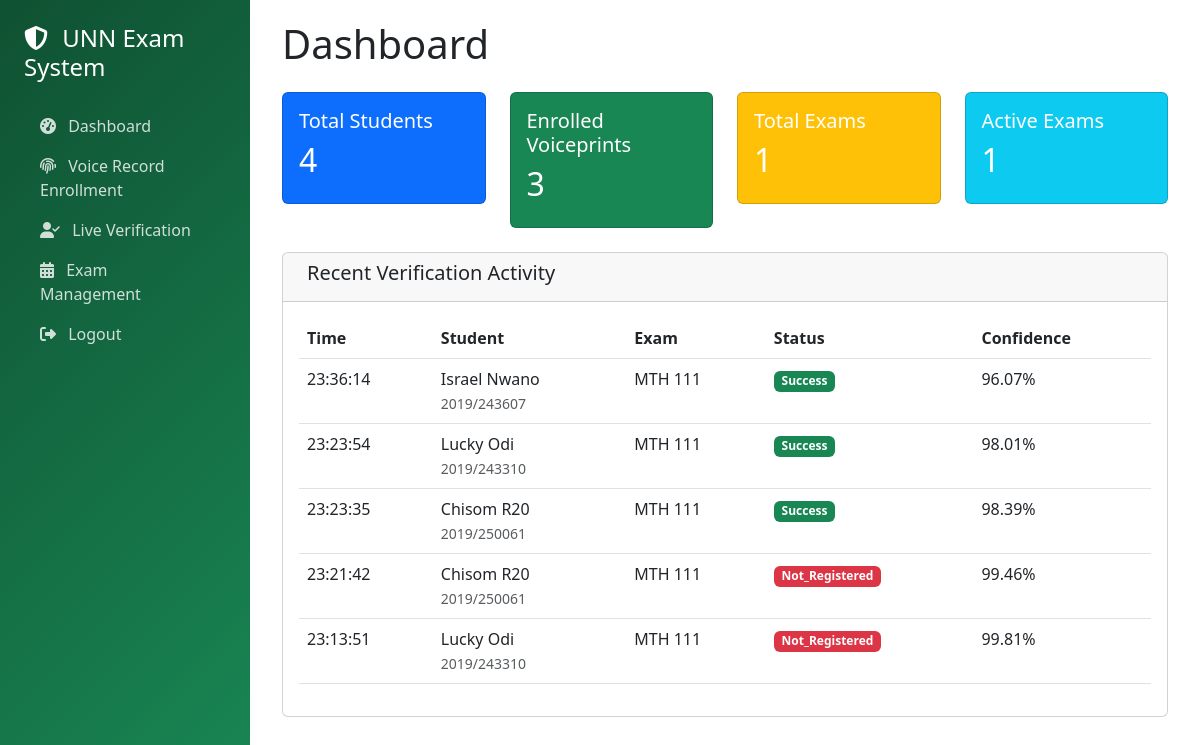
Page /dashboard (signed in) on the earlier database version.
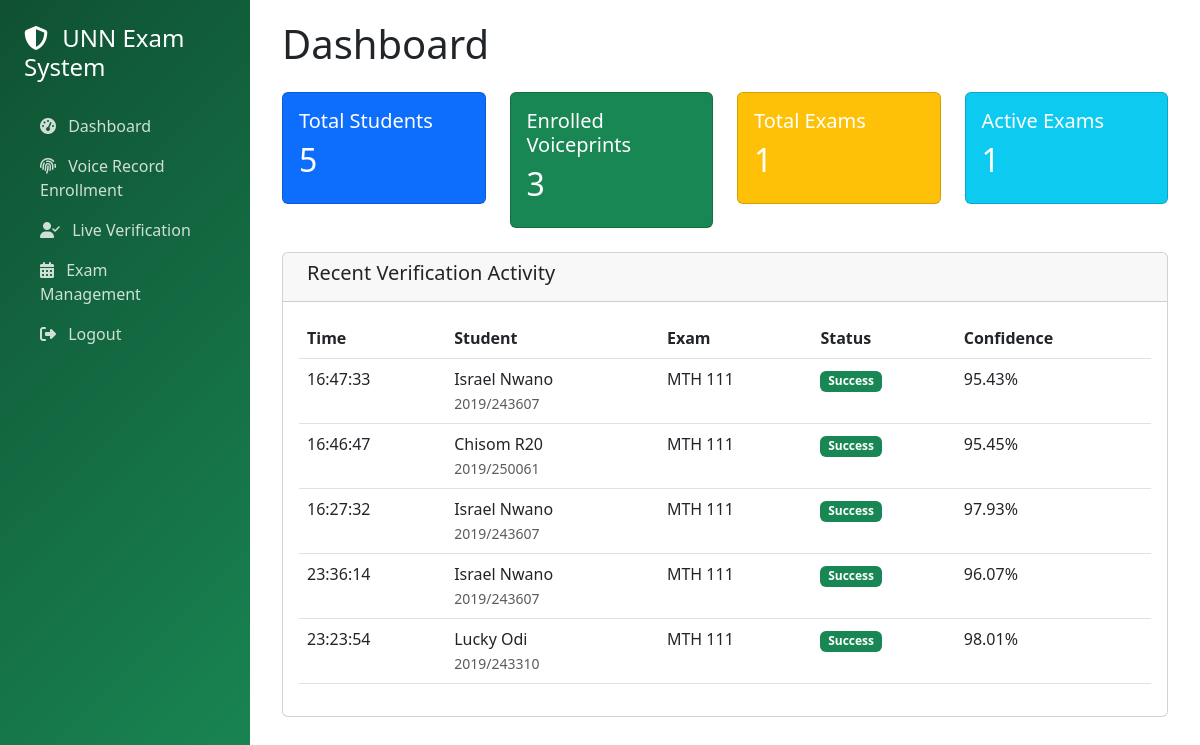
Same page on the later database version.
### app.py (models this page shows, shortened)
class VerificationAttempt(db.Model):
    __tablename__ = "verification_attempts"
    id: Mapped[int] = mapped_column(Integer, primary_key=True)
    exam_id: Mapped[int] = mapped_column(ForeignKey("exams.id"), nullable=False, index=True)
    student_id: Mapped[Optional[int]] = mapped_column(ForeignKey("students.id"), nullable=True, index=True)
    template_matched: Mapped[Optional[int]] = mapped_column(ForeignKey("voiceprint_templates.id"), index=True)
    verification_timestamp: Mapped[datetime] = mapped_column(DateTime, default=lambda: datetime.now(timezone.utc),
                                                             index=True)
    verification_status: Mapped[str] = mapped_column(String(20),
                                                     nullable=False)  # success, failed, duplicate, not_registered
    confidence_score: Mapped[Optional[Decimal]] = mapped_column(Numeric(5, 2))
    attempt_number: Mapped[int] = mapped_column(Integer, default=1)
    error_message: Mapped[Optional[str]] = mapped_column(Text)
    exam: Mapped["Exam"] = relationship(back_populates="verifications")
    student: Mapped[Optional["Student"]] = relationship()
    matched_template: Mapped[Optional["VoiceprintTemplate"]] = relationship(
        back_populates="verification_attempts"
    )

class Student(db.Model):
    __tablename__ = "students"
    id: Mapped[int] = mapped_column(Integer, primary_key=True)
    registration_number: Mapped[str] = mapped_column(String(20), unique=True, nullable=False, index=True)
    first_name: Mapped[str] = mapped_column(String(100), nullable=False)
    last_name: Mapped[str] = mapped_column(String(100), nullable=False)
    email: Mapped[Optional[str]] = mapped_column(String(255))
    department: Mapped[Optional[str]] = mapped_column(String(100))
    voiceprints: Mapped[List["VoiceprintTemplate"]] = relationship(
        back_populates="student",
        lazy="selectin",  # Changed from "select" for better performance
        cascade="all, delete-orphan"
    )
    registrations: Mapped[List["ExamRegistration"]] = relationship(
        back_populates="student",
        lazy="select"
    )

class Exam(db.Model):
    __tablename__ = "exams"
    id: Mapped[int] = mapped_column(Integer, primary_key=True)
    exam_code: Mapped[str] = mapped_column(String(20), nullable=False, unique=True, index=True)
    exam_title: Mapped[str] = mapped_column(String(255), nullable=False)
    exam_date: Mapped[date] = mapped_column(Date, nullable=False, index=True)
    start_time: Mapped[time] = mapped_column(Time, nullable=False)
    end_time: Mapped[Optional[time]] = mapped_column(Time)
    venue: Mapped[Optional[str]] = mapped_column(String(255))
    duration_minutes: Mapped[int] = mapped_column(Integer, default=180)
    status: Mapped[str] = mapped_column(String(20), default="scheduled",
                                        index=True)  # scheduled, active, completed, cancelled
    max_capacity: Mapped[Optional[int]] = mapped_column(Integer)
    created_at: Mapped[datetime] = mapped_column(DateTime, default=lambda: datetime.now(timezone.utc))
    updated_at: Mapped[datetime] = mapped_column(DateTime, default=lambda: datetime.now(timezone.utc),
                                                 onupdate=lambda: datetime.now(timezone.utc))
    registrations: Mapped[List["ExamRegistration"]] = relationship(
        back_populates="exam",
        lazy="select",
        cascade="all, delete-orphan"
    )
    verifications: Mapped[List["VerificationAttempt"]] = relationship(
        back_populates="exam",
        lazy="select",
        cascade="all, delete-orphan"
    )
    sessions: Mapped[List["VerificationSession"]] = relationship(
        back_populates="exam",
        cascade="all, delete-orphan"
    )
    attendance_records: Mapped[List["AttendanceRecord"]] = relationship(
        back_populates="exam",
        cascade="all, delete-orphan"
    )

### app.py (the view)
@app.route("/dashboard")
def dashboard():
    stats = {
        'total_students': db.session.execute(
            select(func.count()).select_from(Student)
        ).scalar(),
        'enrolled_fingerprints': db.session.execute(
            select(func.count(distinct(VoiceprintTemplate.student_id)))
        ).scalar(),
        'total_exams': db.session.execute(
            select(func.count()).select_from(Exam)
        ).scalar(),
        'active_exams': db.session.execute(
            select(func.count()).select_from(Exam).where(Exam.status == 'active')
        ).scalar()
    }
    stmt = select(
        VerificationAttempt,
        Student.registration_number,
        Student.first_name,
        Student.last_name,
        Exam.exam_code
    ).outerjoin(Student).join(Exam).order_by(
        VerificationAttempt.verification_timestamp.desc()
    ).limit(5)
    recent_verifications = db.session.execute(stmt).all()
    return render_template("dashboard.html",
                           stats=stats,
                           recent_verifications=recent_verifications,
                           current_user=current_user)

### app.py (called while the page is built)
@login_manager.user_loader
def load_user(user_id):
    return db.get_or_404(User, user_id)

### templates/dashboard.html (shortened to what this page needs)
{% extends "base.html" %}
{% block content %}
<div class="container-fluid">
    <h1 class="mb-4">Dashboard</h1>
     {% if current_user.id < 3 %}
    <div class="row mb-4">
        <div class="col-md-3">
            <div class="card bg-primary text-white">
                <div class="card-body">
                    <h5>Total Students</h5>
                    <h2>{{ stats.total_students }}</h2>
                </div>
            </div>
        </div>
        <div class="col-md-3">
            <div class="card bg-success text-white">
                <div class="card-body">
                    <h5>Enrolled Voiceprints</h5>
                    <h2>{{ stats.enrolled_fingerprints }}</h2>
                </div>
            </div>
        </div>
        <div class="col-md-3">
            <div class="card bg-warning text-white">
                <div class="card-body">
                    <h5>Total Exams</h5>
                    <h2>{{ stats.total_exams }}</h2>
                </div>
            </div>
        </div>
        <div class="col-md-3">
            <div class="card bg-info text-white">
                <div class="card-body">
                    <h5>Active Exams</h5>
                    <h2>{{ stats.active_exams }}</h2>
                </div>
            </div>
        </div>
    </div>
    {% else %}
    <p>Nothing for you</p>
    {% endif %}
    <div class="card">
        <div class="card-header">
            <h5>Recent Verification Activity</h5>
        </div>
        <div class="card-body">
            <div class="table-responsive">
                <table class="table table-hover">
                    <thead>
                        <tr>
                            <th>Time</th>
                            <th>Student</th>
                            <th>Exam</th>
                            <th>Status</th>
                            <th>Confidence</th>
                        </tr>
                    </thead>
                    <tbody>
                        {% for attempt, reg_no, first_name, last_name, exam_code in recent_verifications %}
                        <tr>
                            <td>{{ attempt.verification_timestamp.strftime('%H:%M:%S') }}</td>
                            <td>
                                {% if first_name %}
                                    {{ first_name }} {{ last_name }}<br>
                                    <small class="text-muted">{{ reg_no }}</small>
                                {% else %}
                                    Unknown
                                {% endif %}
                            </td>
                            <td>{{ exam_code }}</td>
                            <td>
                                <span class="badge bg-{{ 'success' if attempt.verification_status == 'success' else 'danger' }}">
                                    {{ attempt.verification_status.title() }}
                                </span>
                            </td>
                            <td>{{ attempt.confidence_score or 'N/A' }}%</td>
                        </tr>
                        {% else %}
                        <tr>
                            <td colspan="5" class="text-center text-muted">No recent activity</td>
                        </tr>
                        {% endfor %}
                    </tbody>
                </table>
            </div>
        </div>
    </div>
</div>
{% endblock %}

### templates/base.html (shortened to what this page needs)
<!DOCTYPE html>
<html lang="en">
<head>
    <link href="https://cdnjs.cloudflare.com/ajax/libs/bootstrap/5.3.0/css/bootstrap.min.css" rel="stylesheet">
    <link href="https://cdnjs.cloudflare.com/ajax/libs/font-awesome/6.4.0/css/all.min.css" rel="stylesheet">
</head>
<body>
    <nav class="sidebar">
        <div class="p-4">
            <h4 class="text-white mb-4">
                <i class="fas fa-shield-alt me-2"></i>
                UNN Exam System
            </h4>
            <ul class="nav flex-column">
                {% if current_user.id < 3 %}
                <li class="nav-item">
                    <a class="nav-link {% if request.endpoint == 'index' %}active{% endif %}" href="{{ url_for('dashboard') }}">
                        <i class="fas fa-tachometer-alt me-2"></i> Dashboard
                    </a>
                </li>
                <li class="nav-item">
                    <a class="nav-link {% if request.endpoint == 'enrollment' %}active{% endif %}" href="{{ url_for('enrollment') }}">
                        <i class="fas fa-fingerprint me-2"></i> Voice Record Enrollment
                    </a>
                </li>
                <li class="nav-item">
                    <a class="nav-link {% if request.endpoint == 'verification' %}active{% endif %}" href="{{ url_for('verification') }}">
                        <i class="fas fa-user-check me-2"></i> Live Verification
                    </a>
                </li>
                <li class="nav-item">
                    <a class="nav-link {% if request.endpoint == 'exam_management' %}active{% endif %}" href="{{ url_for('exam_management') }}">
                        <i class="fas fa-calendar-alt me-2"></i> Exam Management
                    </a>
                </li>
                {% else %}
                <li class="nav-item">
                    <a class="nav-link {% if request.endpoint == 'register_course' %}active{% endif %}" href="{{ url_for('course_registration') }}">
                        <i class="fas fa-file-import me-2"></i> Register Course
                    </a>
                </li>
                {% endif %}
                <li class="nav-item">
                    <a class="nav-link text-danger {% if request.endpoint == 'register_course' %}active{% endif %}" href="{{ url_for('logout') }}">
                        <i class="fas fa-sign-out-alt me-2"></i> Logout
                    </a>
                </li>
            </ul>
        </div>
    </nav>
    <main class="main-content">
        {% block content %}{% endblock %}
    </main>
</body>
</html>

### templates/base.html (style rules this page uses)
.sidebar { background: linear-gradient(135deg, #0f5132, var(--bs-success)); min-height: 100vh; position: fixed; top: 0; left: 0; width: 250px; z-index: 1000; }
.main-content { margin-left: 250px; padding: 20px; }
.nav-link { color: rgba(255, 255, 255, 0.8) !important; }

Differences in the rows shown:
no longer on this page (row unchanged): VerificationAttempt: verification_timestamp "23:23:35", first_name "Chisom", last_name "R20", registration_number "2019/250061", exam_code "MTH 111", verification_status "Success", confidence_score "98.39"
no longer on this page (row unchanged): VerificationAttempt: verification_timestamp "23:21:42", first_name "Chisom", last_name "R20", registration_number "2019/250061", exam_code "MTH 111", verification_status "Not_Registered", confidence_score "99.46"
no longer on this page (row unchanged): VerificationAttempt: verification_timestamp "23:13:51", first_name "Lucky", last_name "Odi", registration_number "2019/243310", exam_code "MTH 111", verification_status "Not_Registered", confidence_score "99.81"
added VerificationAttempt: verification_timestamp "16:47:33", first_name "Israel", last_name "Nwano", registration_number "2019/243607", exam_code "MTH 111", verification_status "Success", confidence_score "95.43"
added VerificationAttempt: verification_timestamp "16:46:47", first_name "Chisom", last_name "R20", registration_number "2019/250061", exam_code "MTH 111", verification_status "Success", confidence_score "95.45"
added VerificationAttempt: verification_timestamp "16:27:32", first_name "Israel", last_name "Nwano", registration_number "2019/243607", exam_code "MTH 111", verification_status "Success", confidence_score "97.93"
Other differences:
{{ stats.total_students }}: "4" → "5"
